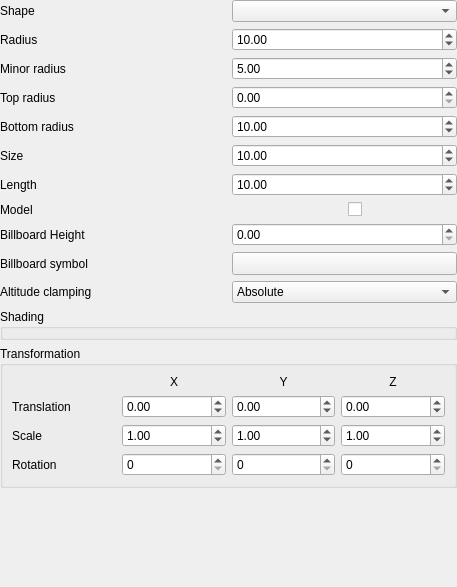
<?xml version="1.0" encoding="UTF-8"?>
<ui version="4.0">
 <class>Point3DSymbolWidget</class>
 <widget class="QWidget" name="Point3DSymbolWidget">
  <property name="geometry">
   <rect>
    <x>0</x>
    <y>0</y>
    <width>457</width>
    <height>587</height>
   </rect>
  </property>
  <property name="windowTitle">
   <string notr="true">Form</string>
  </property>
  <layout class="QFormLayout" name="formLayout">
   <property name="leftMargin">
    <number>0</number>
   </property>
   <property name="topMargin">
    <number>0</number>
   </property>
   <property name="rightMargin">
    <number>0</number>
   </property>
   <property name="bottomMargin">
    <number>0</number>
   </property>
   <item row="0" column="0" colspan="2">
    <layout class="QGridLayout" name="gridLayout_2">
     <property name="verticalSpacing">
      <number>6</number>
     </property>
     <item row="1" column="1">
      <widget class="QgsDoubleSpinBox" name="spinRadius">
       <property name="maximum">
        <double>99999.000000000000000</double>
       </property>
       <property name="value">
        <double>10.000000000000000</double>
       </property>
      </widget>
     </item>
     <item row="10" column="1">
      <widget class="QComboBox" name="cboAltClamping">
       <item>
        <property name="text">
         <string>Absolute</string>
        </property>
       </item>
       <item>
        <property name="text">
         <string>Relative</string>
        </property>
       </item>
       <item>
        <property name="text">
         <string>Terrain</string>
        </property>
       </item>
      </widget>
     </item>
     <item row="7" column="1">
      <layout class="QHBoxLayout" name="horizontalLayout">
       <item>
        <widget class="Qgs3DModelSourceLineEdit" name="lineEditModel" native="true"/>
       </item>
       <item>
        <widget class="QCheckBox" name="cbOverwriteMaterial">
         <property name="toolTip">
          <string>Overwrite model material</string>
         </property>
         <property name="text">
          <string/>
         </property>
        </widget>
       </item>
      </layout>
     </item>
     <item row="1" column="0">
      <widget class="QLabel" name="labelRadius">
       <property name="text">
        <string>Radius</string>
       </property>
      </widget>
     </item>
     <item row="4" column="0">
      <widget class="QLabel" name="labelBottomRadius">
       <property name="text">
        <string>Bottom radius</string>
       </property>
      </widget>
     </item>
     <item row="5" column="1">
      <widget class="QgsDoubleSpinBox" name="spinSize">
       <property name="maximum">
        <double>99999.000000000000000</double>
       </property>
       <property name="value">
        <double>10.000000000000000</double>
       </property>
      </widget>
     </item>
     <item row="7" column="0">
      <widget class="QLabel" name="labelModel">
       <property name="text">
        <string>Model</string>
       </property>
      </widget>
     </item>
     <item row="3" column="1">
      <widget class="QgsDoubleSpinBox" name="spinTopRadius">
       <property name="maximum">
        <double>99999.000000000000000</double>
       </property>
      </widget>
     </item>
     <item row="8" column="1">
      <widget class="QDoubleSpinBox" name="spinBillboardHeight">
       <property name="maximum">
        <double>99999.000000000000000</double>
       </property>
      </widget>
     </item>
     <item row="9" column="0">
      <widget class="QLabel" name="labelBillboardSymbol">
       <property name="text">
        <string>Billboard symbol</string>
       </property>
      </widget>
     </item>
     <item row="2" column="1">
      <widget class="QgsDoubleSpinBox" name="spinMinorRadius">
       <property name="maximum">
        <double>99999.000000000000000</double>
       </property>
       <property name="value">
        <double>5.000000000000000</double>
       </property>
      </widget>
     </item>
     <item row="8" column="0">
      <widget class="QLabel" name="labelBillboardHeight">
       <property name="text">
        <string>Billboard Height</string>
       </property>
      </widget>
     </item>
     <item row="5" column="0">
      <widget class="QLabel" name="labelSize">
       <property name="text">
        <string>Size</string>
       </property>
      </widget>
     </item>
     <item row="9" column="1">
      <widget class="QgsSymbolButton" name="btnChangeSymbol">
       <property name="sizePolicy">
        <sizepolicy hsizetype="Preferred" vsizetype="Fixed">
         <horstretch>0</horstretch>
         <verstretch>0</verstretch>
        </sizepolicy>
       </property>
       <property name="text">
        <string/>
       </property>
      </widget>
     </item>
     <item row="2" column="0">
      <widget class="QLabel" name="labelMinorRadius">
       <property name="text">
        <string>Minor radius</string>
       </property>
      </widget>
     </item>
     <item row="0" column="1">
      <widget class="QComboBox" name="cboShape"/>
     </item>
     <item row="4" column="1">
      <widget class="QgsDoubleSpinBox" name="spinBottomRadius">
       <property name="maximum">
        <double>99999.000000000000000</double>
       </property>
       <property name="value">
        <double>10.000000000000000</double>
       </property>
      </widget>
     </item>
     <item row="3" column="0">
      <widget class="QLabel" name="labelTopRadius">
       <property name="text">
        <string>Top radius</string>
       </property>
      </widget>
     </item>
     <item row="0" column="0">
      <widget class="QLabel" name="label">
       <property name="text">
        <string>Shape</string>
       </property>
      </widget>
     </item>
     <item row="6" column="1">
      <widget class="QgsDoubleSpinBox" name="spinLength">
       <property name="maximum">
        <double>99999.000000000000000</double>
       </property>
       <property name="value">
        <double>10.000000000000000</double>
       </property>
      </widget>
     </item>
     <item row="10" column="0">
      <widget class="QLabel" name="labelAltClamping">
       <property name="text">
        <string>Altitude clamping</string>
       </property>
      </widget>
     </item>
     <item row="6" column="0">
      <widget class="QLabel" name="labelLength">
       <property name="text">
        <string>Length</string>
       </property>
      </widget>
     </item>
    </layout>
   </item>
   <item row="1" column="0" colspan="2">
    <widget class="QgsCollapsibleGroupBox" name="materialsGroupBox">
     <property name="title">
      <string>Shading</string>
     </property>
     <layout class="QGridLayout" name="shadingGroup">
      <property name="leftMargin">
       <number>0</number>
      </property>
      <property name="topMargin">
       <number>0</number>
      </property>
      <property name="rightMargin">
       <number>0</number>
      </property>
      <property name="bottomMargin">
       <number>0</number>
      </property>
      <item row="0" column="0">
       <widget class="QgsPhongMaterialWidget" name="widgetMaterial" native="true">
        <property name="enabled">
         <bool>true</bool>
        </property>
       </widget>
      </item>
     </layout>
    </widget>
   </item>
   <item row="2" column="0" colspan="2">
    <widget class="QgsCollapsibleGroupBox" name="transformationWidget">
     <property name="title">
      <string>Transformation</string>
     </property>
     <layout class="QGridLayout" name="gridLayout">
      <item row="2" column="1">
       <widget class="QgsDoubleSpinBox" name="spinSX">
        <property name="minimum">
         <double>-99999.899999999994179</double>
        </property>
        <property name="maximum">
         <double>99999.899999999994179</double>
        </property>
        <property name="value">
         <double>1.000000000000000</double>
        </property>
       </widget>
      </item>
      <item row="1" column="3">
       <widget class="QgsDoubleSpinBox" name="spinTZ">
        <property name="minimum">
         <double>-99999.899999999994179</double>
        </property>
        <property name="maximum">
         <double>99999.899999999994179</double>
        </property>
       </widget>
      </item>
      <item row="1" column="1">
       <widget class="QgsDoubleSpinBox" name="spinTX">
        <property name="minimum">
         <double>-99999.899999999994179</double>
        </property>
        <property name="maximum">
         <double>99999.899999999994179</double>
        </property>
       </widget>
      </item>
      <item row="0" column="1">
       <widget class="QLabel" name="label_5">
        <property name="text">
         <string>X</string>
        </property>
        <property name="alignment">
         <set>Qt::AlignCenter</set>
        </property>
       </widget>
      </item>
      <item row="1" column="2">
       <widget class="QgsDoubleSpinBox" name="spinTY">
        <property name="minimum">
         <double>-99999.899999999994179</double>
        </property>
        <property name="maximum">
         <double>99999.899999999994179</double>
        </property>
       </widget>
      </item>
      <item row="3" column="1">
       <widget class="QgsDoubleSpinBox" name="spinRX">
        <property name="decimals">
         <number>0</number>
        </property>
        <property name="maximum">
         <double>360.000000000000000</double>
        </property>
       </widget>
      </item>
      <item row="2" column="2">
       <widget class="QgsDoubleSpinBox" name="spinSY">
        <property name="minimum">
         <double>-99999.899999999994179</double>
        </property>
        <property name="maximum">
         <double>99999.899999999994179</double>
        </property>
        <property name="value">
         <double>1.000000000000000</double>
        </property>
       </widget>
      </item>
      <item row="3" column="3">
       <widget class="QgsDoubleSpinBox" name="spinRZ">
        <property name="decimals">
         <number>0</number>
        </property>
        <property name="maximum">
         <double>360.000000000000000</double>
        </property>
       </widget>
      </item>
      <item row="3" column="0">
       <widget class="QLabel" name="label_4">
        <property name="text">
         <string>Rotation</string>
        </property>
       </widget>
      </item>
      <item row="3" column="2">
       <widget class="QgsDoubleSpinBox" name="spinRY">
        <property name="decimals">
         <number>0</number>
        </property>
        <property name="maximum">
         <double>360.000000000000000</double>
        </property>
       </widget>
      </item>
      <item row="0" column="2">
       <widget class="QLabel" name="label_6">
        <property name="text">
         <string>Y</string>
        </property>
        <property name="alignment">
         <set>Qt::AlignCenter</set>
        </property>
       </widget>
      </item>
      <item row="2" column="3">
       <widget class="QgsDoubleSpinBox" name="spinSZ">
        <property name="minimum">
         <double>-99999.899999999994179</double>
        </property>
        <property name="maximum">
         <double>99999.899999999994179</double>
        </property>
        <property name="value">
         <double>1.000000000000000</double>
        </property>
       </widget>
      </item>
      <item row="1" column="0">
       <widget class="QLabel" name="label_2">
        <property name="text">
         <string>Translation</string>
        </property>
       </widget>
      </item>
      <item row="2" column="0">
       <widget class="QLabel" name="label_3">
        <property name="text">
         <string>Scale</string>
        </property>
       </widget>
      </item>
      <item row="0" column="3">
       <widget class="QLabel" name="label_7">
        <property name="text">
         <string>Z</string>
        </property>
        <property name="alignment">
         <set>Qt::AlignCenter</set>
        </property>
       </widget>
      </item>
     </layout>
    </widget>
   </item>
  </layout>
 </widget>
 <customwidgets>
  <customwidget>
   <class>QgsDoubleSpinBox</class>
   <extends>QDoubleSpinBox</extends>
   <header>qgsdoublespinbox.h</header>
  </customwidget>
  <customwidget>
   <class>QgsSymbolButton</class>
   <extends>QToolButton</extends>
   <header>qgssymbolbutton.h</header>
  </customwidget>
  <customwidget>
   <class>QgsPhongMaterialWidget</class>
   <extends>QWidget</extends>
   <header>qgsphongmaterialwidget.h</header>
   <container>1</container>
  </customwidget>
  <customwidget>
   <class>QgsCollapsibleGroupBox</class>
   <extends>QGroupBox</extends>
   <header>qgscollapsiblegroupbox.h</header>
   <container>1</container>
  </customwidget>
  <customwidget>
   <class>Qgs3DModelSourceLineEdit</class>
   <extends>QWidget</extends>
   <header>qgs3dmodelsourcelineedit.h</header>
   <container>1</container>
  </customwidget>
 </customwidgets>
 <tabstops>
  <tabstop>cboShape</tabstop>
  <tabstop>spinRadius</tabstop>
  <tabstop>spinMinorRadius</tabstop>
  <tabstop>spinTopRadius</tabstop>
  <tabstop>spinBottomRadius</tabstop>
  <tabstop>spinSize</tabstop>
  <tabstop>spinLength</tabstop>
  <tabstop>lineEditModel</tabstop>
  <tabstop>cbOverwriteMaterial</tabstop>
  <tabstop>spinBillboardHeight</tabstop>
  <tabstop>btnChangeSymbol</tabstop>
  <tabstop>cboAltClamping</tabstop>
  <tabstop>spinTX</tabstop>
  <tabstop>spinTY</tabstop>
  <tabstop>spinTZ</tabstop>
  <tabstop>spinSX</tabstop>
  <tabstop>spinSY</tabstop>
  <tabstop>spinSZ</tabstop>
  <tabstop>spinRX</tabstop>
  <tabstop>spinRY</tabstop>
  <tabstop>spinRZ</tabstop>
 </tabstops>
 <resources/>
 <connections/>
</ui>
